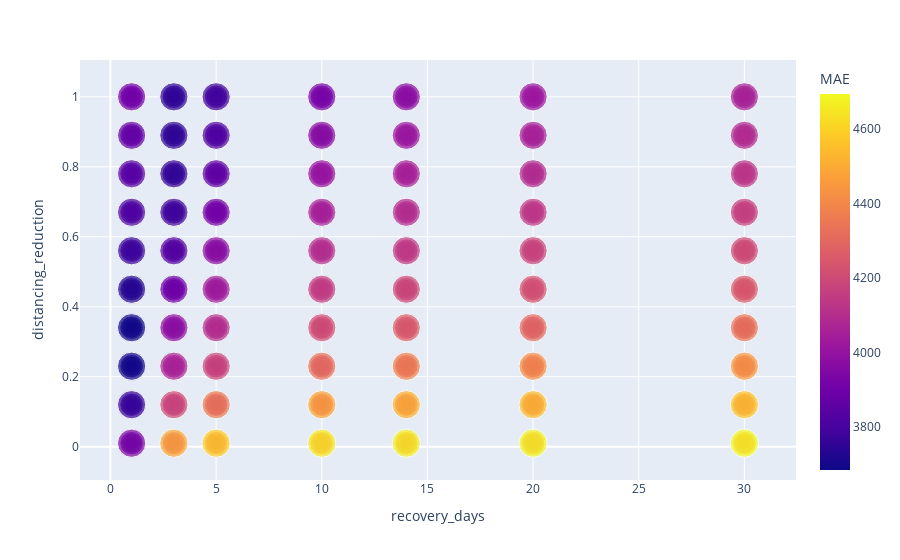

The cell this chart's notebook holds for it:
### Code cell
fig = px.scatter(df, x="recovery_days", y="distancing_reduction", size="window", color="MAE", size_max=df["window"].max())
fig.show()

### Figure 1 — Plotly figure (JSON) as saved in the notebook; plotly's stock layout.template omitted (floating-point values rounded to 4 significant figures; data arrays with more than 128 entries replaced by an {"elided": "..."} marker saying what was removed)
{"data": [{"hovertemplate": "recovery_days=%{x}<br>distancing_reduction=%{y}<br>window=%{marker.size}<br>MAE=%{marker.color}<extra></extra>", "legendgroup": "", "marker": {"color": {"elided": "420 float values"}, "coloraxis": "coloraxis", "size": {"elided": "420 int values"}, "sizemode": "area", "sizeref": 0.05, "symbol": "circle"}, "mode": "markers", "name": "", "showlegend": false, "type": "scatter", "x": {"elided": "420 int values"}, "xaxis": "x", "y": {"elided": "420 float values"}, "yaxis": "y"}], "layout": {"coloraxis": {"colorbar": {"title": {"text": "MAE"}}, "colorscale": [[0, "#0d0887"], [0.1111, "#46039f"], [0.2222, "#7201a8"], [0.3333, "#9c179e"], [0.4444, "#bd3786"], [0.5556, "#d8576b"], [0.6667, "#ed7953"], [0.7778, "#fb9f3a"], [0.8889, "#fdca26"], [1, "#f0f921"]]}, "legend": {"itemsizing": "constant", "tracegroupgap": 0}, "margin": {"t": 60}, "xaxis": {"anchor": "y", "domain": [0, 1], "title": {"text": "recovery_days"}}, "yaxis": {"anchor": "x", "domain": [0, 1], "title": {"text": "distancing_reduction"}}}}
